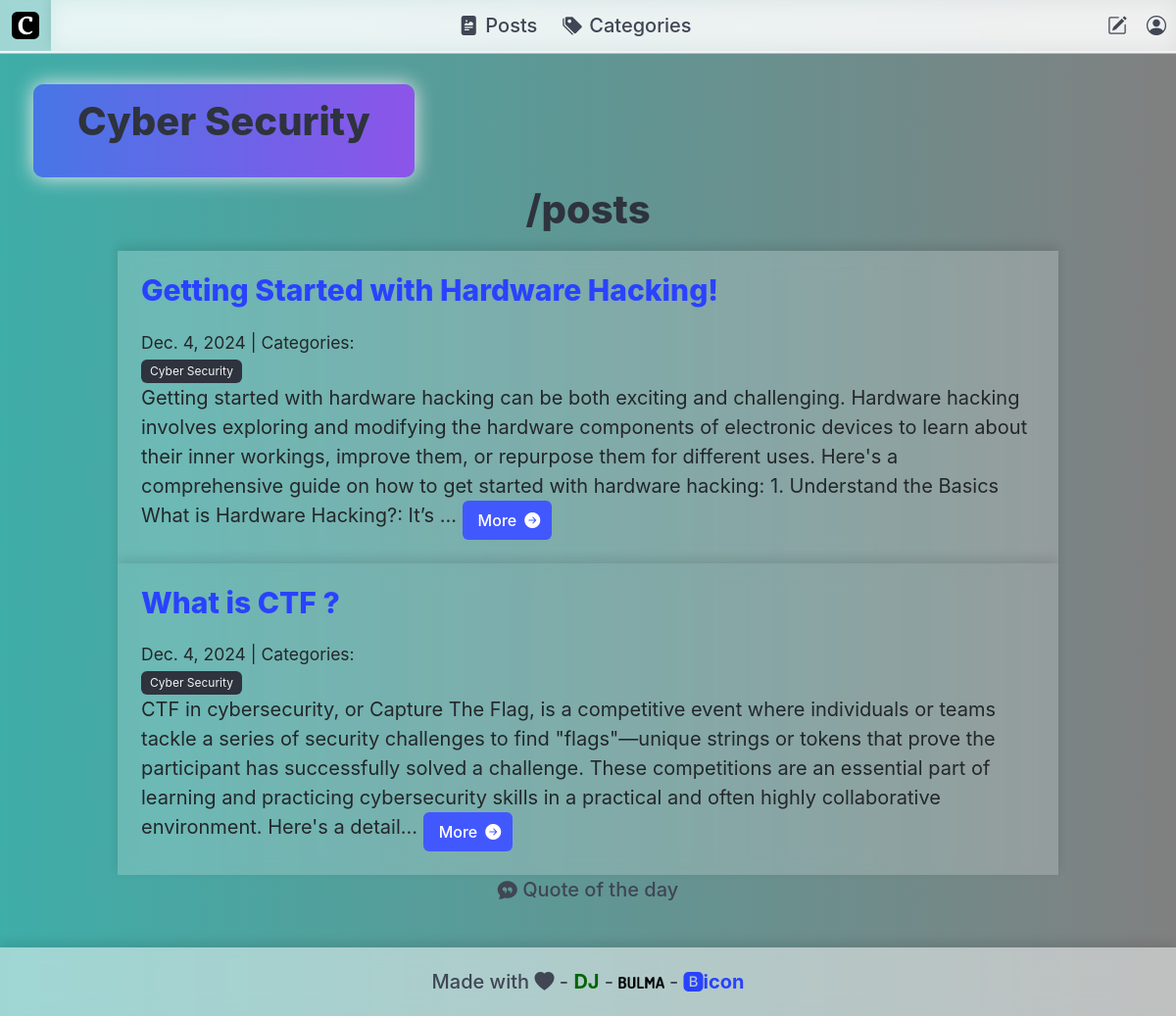
/category/Cyber Security/, run on the app's committed database.
### blog/models.py (models this page shows, shortened)
class Category(models.Model):
    name = models.CharField(max_length=30)
    class Meta:
        verbose_name_plural = "categories"

class Post(models.Model):
    title = models.CharField(max_length=255)
    body = models.TextField()
    created_on = models.DateTimeField(auto_now_add=True)
    last_modified = models.DateTimeField(auto_now=True)
    author = models.ForeignKey(settings.AUTH_USER_MODEL, on_delete=models.CASCADE, default=1)  # Replace 1 with a valid user ID
    categories = models.ManyToManyField('Category', related_name='posts')
    love_reactions = models.ManyToManyField(settings.AUTH_USER_MODEL, related_name='loved_posts', blank=True)

### blog/views.py (the view)
# urls.py: path("category/<category>/", views.blog_category, name="blog_category"),
def blog_category(request, category):
    posts = Post.objects.filter(
        categories__name__contains=category
    ).order_by("-created_on")
    context = {
        "category":category,
        "posts":posts,
    }
    return render(request, "blog/category.html", context)

### blog/templates/blog/category.html (shortened to what this page needs)
{% extends "blog/index.html" %}
{% block page_title %}
    <div class="title-box-container">
        <button class="page-title-button">
                <h1 class="title is-2">{{ category }}</h1>
        </button>
    </div>
{% endblock page_title %}

### blog/templates/blog/index.html (shortened to what this page needs)
{% extends "base.html" %}
{% block page_title %}
            {% load static %}
{% endblock page_title %}
{% block page_content %}
    <div class="container has-text-centered">
    <div class="container ">
                <h1 class="title is-2">/posts</h1></div>
    </div>
    {% block posts %}
        <div class="container ">
        {% for post in posts %}
            <div class="blur-white ">
            <h3><a href="{% url 'blog_detail' post.pk %}"> {{ post.title }} </a></h3>
            <small>
                {{ post.created_on.date }} | Categories:
                <div class="tags">
                {% for category in post.categories.all %}
                    <a href="{% url 'blog_category' category.name %}">
                        <span class="tag is-dark">{{ category.name }}</span>
                    </a>
                {% endfor %}
            </div>
            </small>
            <p>{{ post.body | slice:":400" }}...
                <a href="{% url 'blog_detail' post.pk %}">
                    <button class="button is-link ">
                    <span>More</span>
                    <span class="icon is-small">
                        <i class="bi bi-arrow-right-circle-fill"></i>
                    </span>
                  </button>
                </a>
            </p>
            </div>
        {% endfor %}
    </div>
    {% endblock posts %}
    <section class="ending-quote has-text-centered">
        <div class="quote-container">
            <p ><i class="bi bi-chat-quote-fill"></i> Quote of the day </p>
        </div>
    </section>
 </div>
{% endblock page_content %}

### static/base.css (style rules this page uses)
.ColorX { background: linear-gradient(to right, #3fada8, #808080); }
.blur-white { padding: 1.5rem; font-weight: normal; color: #23272a; backdrop-filter: blur(10px); background-color: rgba(255, 255, 255, 0.205); box-shadow: 0px -5px 10px rgba(0, 0, 0, 0.1); }
.page-title-button1, .page-title-button, .page-title-button2, .page-title-box { margin: 10px; padding: 15px 45px; text-align: center; transition: 0.5s; background-size: 200% auto; color: white; box-shadow: 0 0 20px #eee; border-radius: 10px; display: block; }
.page-title-button { background-image: linear-gradient(to right, #4776E6 0%, #8E54E9 51%, #4776E6 100%); }

### data on the page
Category: name "Cyber Security"
Post: title "Getting Started with Hardware Hacking!", created_on "Dec. 4, 2024", body "Getting started with hardware hacking can be both exciting and challenging. Hardware hacking involves exploring and modifying the hardware components of electronic devices to learn about their inner workings, improve them, or repurpose them for different uses. Here's a comprehensive guide on how to get started with hardware hacking: 1. Understand the Basics What is Hardware Hacking?: It’s"
Post: title "What is CTF ?", created_on "Dec. 4, 2024", body "CTF in cybersecurity, or Capture The Flag, is a competitive event where individuals or teams tackle a series of security challenges to find \"flags\"—unique strings or tokens that prove the participant has successfully solved a challenge. These competitions are an essential part of learning and practicing cybersecurity skills in a practical and often highly collaborative environment. Here's a detail"
